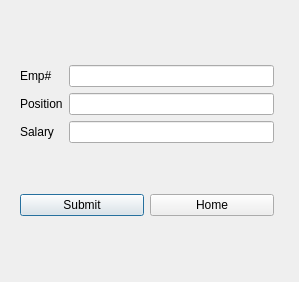
<?xml version="1.0" encoding="UTF-8"?>
<ui version="4.0">
 <class>PromoteDemote</class>
 <widget class="QDialog" name="PromoteDemote">
  <property name="geometry">
   <rect>
    <x>0</x>
    <y>0</y>
    <width>299</width>
    <height>282</height>
   </rect>
  </property>
  <property name="windowTitle">
   <string>Dialog</string>
  </property>
  <widget class="QWidget" name="">
   <property name="geometry">
    <rect>
     <x>20</x>
     <y>20</y>
     <width>254</width>
     <height>241</height>
    </rect>
   </property>
   <layout class="QVBoxLayout" name="verticalLayout_3">
    <item>
     <layout class="QHBoxLayout" name="horizontalLayout_2">
      <item>
       <layout class="QVBoxLayout" name="verticalLayout_2">
        <item>
         <widget class="QLabel" name="label">
          <property name="text">
           <string>Emp#</string>
          </property>
         </widget>
        </item>
        <item>
         <widget class="QLabel" name="label_3">
          <property name="text">
           <string>Position</string>
          </property>
         </widget>
        </item>
        <item>
         <widget class="QLabel" name="label_2">
          <property name="text">
           <string>Salary</string>
          </property>
         </widget>
        </item>
       </layout>
      </item>
      <item>
       <layout class="QVBoxLayout" name="verticalLayout">
        <item>
         <widget class="QLineEdit" name="lineEditEmpNum"/>
        </item>
        <item>
         <widget class="QLineEdit" name="lineEditPosition"/>
        </item>
        <item>
         <widget class="QLineEdit" name="lineEditSalary"/>
        </item>
       </layout>
      </item>
     </layout>
    </item>
    <item>
     <layout class="QHBoxLayout" name="horizontalLayout">
      <item>
       <widget class="QPushButton" name="btnSubmit">
        <property name="text">
         <string>Submit</string>
        </property>
       </widget>
      </item>
      <item>
       <widget class="QPushButton" name="btnHome">
        <property name="text">
         <string>Home</string>
        </property>
       </widget>
      </item>
     </layout>
    </item>
   </layout>
  </widget>
 </widget>
 <resources/>
 <connections/>
</ui>
